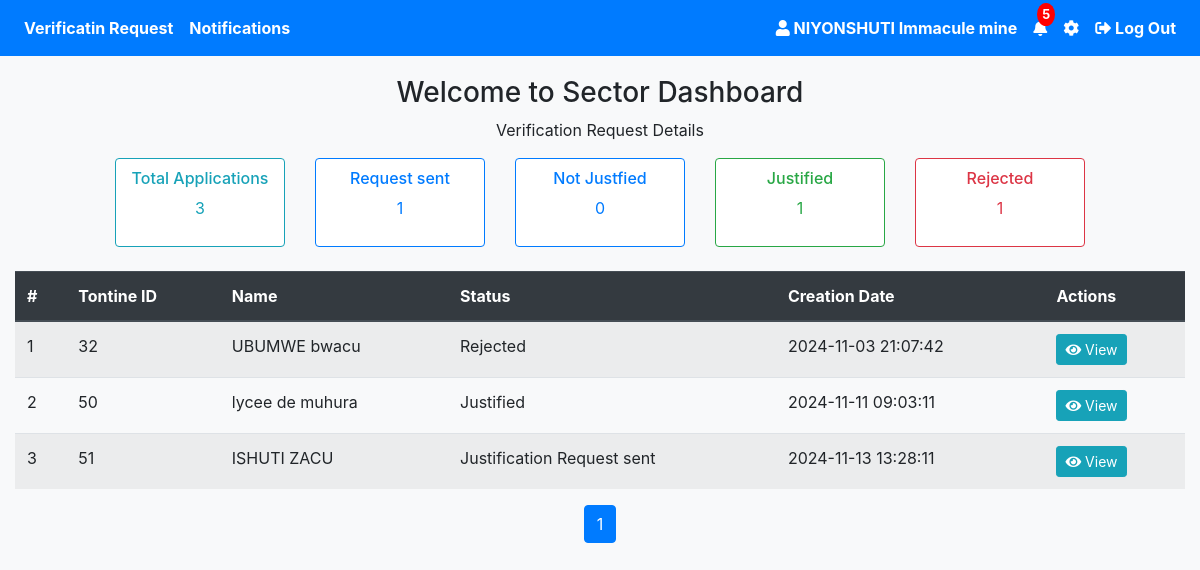
Before: /sector_dashboard.php (signed in) with the older database file.
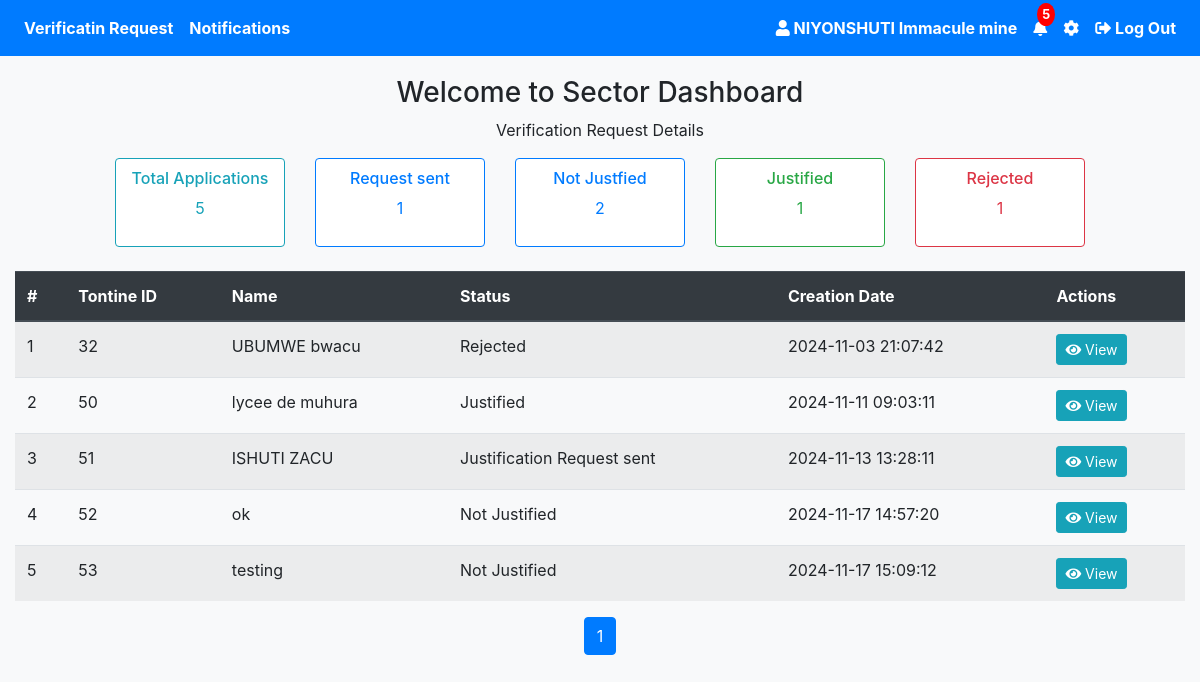
After: the same page with the newer database file.
### tables this page shows
CREATE TABLE `tontine` (
  `id` int(11) NOT NULL,
  `tontine_name` varchar(255) NOT NULL,
  `logo` varchar(255) DEFAULT NULL,
  `join_date` date NOT NULL,
  `province` varchar(100) NOT NULL,
  `district` varchar(100) NOT NULL,
  `sector` varchar(100) NOT NULL,
  `total_contributions` decimal(10,2) NOT NULL,
  `occurrence` enum('Daily','Weekly','Monthly') NOT NULL,
  `time` time DEFAULT NULL,
  `day` enum('Monday','Tuesday','Wednesday','Thursday','Friday','Saturday','Sunday') DEFAULT NULL,
  `date` date DEFAULT NULL,
  `created_at` timestamp NOT NULL DEFAULT current_timestamp(),
  `user_id` int(11) DEFAULT NULL,
  `role` varchar(30) NOT NULL,
  `purpose` varchar(255) NOT NULL,
  `rules` varchar(255) NOT NULL,
  `status` enum('Not Justified','Justification Request sent','Justified','Rejected') DEFAULT 'Not Justified',
  `reason` varchar(255) NOT NULL,
  `interest` decimal(10,2) NOT NULL DEFAULT 0.00,
  `payment_frequency` enum('Monthly','Weekly') NOT NULL,
  `frequent_payment_date` date DEFAULT NULL,
  `frequent_payment_day` enum('Monday','Tuesday','Wednesday','Thursday','Friday','Saturday','Sunday') DEFAULT NULL
);

### sector_dashboard.php (the view, shortened to what the changed rows need)
<?php
require 'config.php';
$error = "";
$results_per_page = 5;
$page = isset($_GET['page']) ? (int)$_GET['page'] : 1;
$start_from = ($page - 1) * $results_per_page;
$search_query = isset($_POST['search_query']) ? '%' . htmlspecialchars($_POST['search_query']) . '%' : '%%';
try {
    $stmt = $pdo->prepare("
        SELECT *
        FROM tontine
        WHERE tontine_name LIKE :search_query
        LIMIT $start_from, $results_per_page
    ");
    $stmt->bindValue(':search_query', $search_query, PDO::PARAM_STR);
    $stmt->execute();
    $requests = $stmt->fetchAll(PDO::FETCH_ASSOC);
} catch (Exception $e) {
    $error = "Error fetching request details: " . $e->getMessage();
}
$statuses = ['Not Justified', 'Justification Request sent', 'Justified', 'Rejected'];
$status_counts = [];
foreach ($statuses as $status) {
    $stmt = $pdo->prepare("SELECT COUNT(*) FROM tontine WHERE status = :status");
    $stmt->bindParam(':status', $status, PDO::PARAM_STR);
    $stmt->execute();
    $status_counts[$status] = $stmt->fetchColumn();
}
$total_applications = array_sum($status_counts);
$stmt = $pdo->prepare("SELECT COUNT(*) FROM tontine WHERE tontine_name LIKE :search_query");
$stmt->bindValue(':search_query', $search_query, PDO::PARAM_STR);
$stmt->execute();
$total_requests = $stmt->fetchColumn();
$total_pages = ceil($total_requests / $results_per_page);
?>
<!DOCTYPE html>
<html lang="en">
<head>
    <link rel="stylesheet" href="https://stackpath.bootstrapcdn.com/bootstrap/4.5.2/css/bootstrap.min.css">
    <link rel="stylesheet" href="https://cdnjs.cloudflare.com/ajax/libs/font-awesome/5.15.4/css/all.min.css">
</head>
<body>
    <div class="container">
        <div class="row text-center mb-4 justify-content-center">
            <div class="col-md-2">
                <div class="card bg-outline-info text-info">
                    <div class="card-body">
                        <h6>Total Applications</h6>
                        <p><?php echo $total_applications; ?></p>
                    </div>
                </div>
            </div>
            <div class="col-md-2">
                <div class="card bg-outline-primary text-primary">
                    <div class="card-body">
                        <h6>Not Justfied </h6>
                        <p><?php echo $status_counts['Not Justified']; ?></p>
                    </div>
                </div>
            </div>
        </div>
        <?php if ($error): ?>
            <div class="alert alert-danger text-center"><?php echo htmlspecialchars($error); ?></div>
        <?php else: ?>
            <div class="table-responsive">
            <table class="table table-striped table-hover">
    <thead class="thead-dark">
        <tr>
            <th>#</th>
            <th>Tontine ID</th>
            <th>Name</th>
            <th>Status</th>
            <th>Creation Date</th>
            <th>Actions</th>
        </tr>
    </thead>
    <tbody>
        <?php if (!empty($requests)) : ?>
            <?php foreach ($requests as $index => $request) : ?>
                <tr>
                    <td><?= $index + 1 + $start_from; ?></td>
                    <td><?= $request['id']; ?></td>
                    <td><?= htmlspecialchars($request['tontine_name']); ?></td>
                      <td><?= htmlspecialchars($request['status']); ?></td>
                    <td><?= htmlspecialchars($request['created_at']); ?></td>
                    <td>
                        <button class="btn btn-info btn-sm view-btn" data-id="<?= $request['id']; ?>">
                            <i class="fas fa-eye"></i> View
                        </button>
                    </td>
                </tr>
            <?php endforeach; ?>
        <?php else : ?>
            <tr>
                <td colspan="4" class="text-center text-muted">No requests found.</td>
            </tr>
        <?php endif; ?>
    </tbody>
</table>
            </div>
            <nav>
                <ul class="pagination justify-content-center">
                    <?php for ($p = 1; $p <= $total_pages; $p++): ?>
                        <li class="page-item <?php echo ($p == $page) ? 'active' : ''; ?>">
                            <a class="page-link" href="profile_page.php?id=<?php echo $id; ?>&page=<?php echo $p; ?>"><?php echo $p; ?></a>
                        </li>
                    <?php endfor; ?>
                </ul>
            </nav>
        <?php endif; ?>
    </div>
</body>
</html>

Changed rows visible on the page:
added tontine: start_from "4", id "52", tontine_name "ok", status "Not Justified", created_at "2024-11-17 14:57:20"
added tontine: start_from "5", id "53", tontine_name "testing", status "Not Justified", created_at "2024-11-17 15:09:12"
Other visible differences:
$total_applications: "3" → "5"
$status_counts['Not Justified']: "0" → "2"
